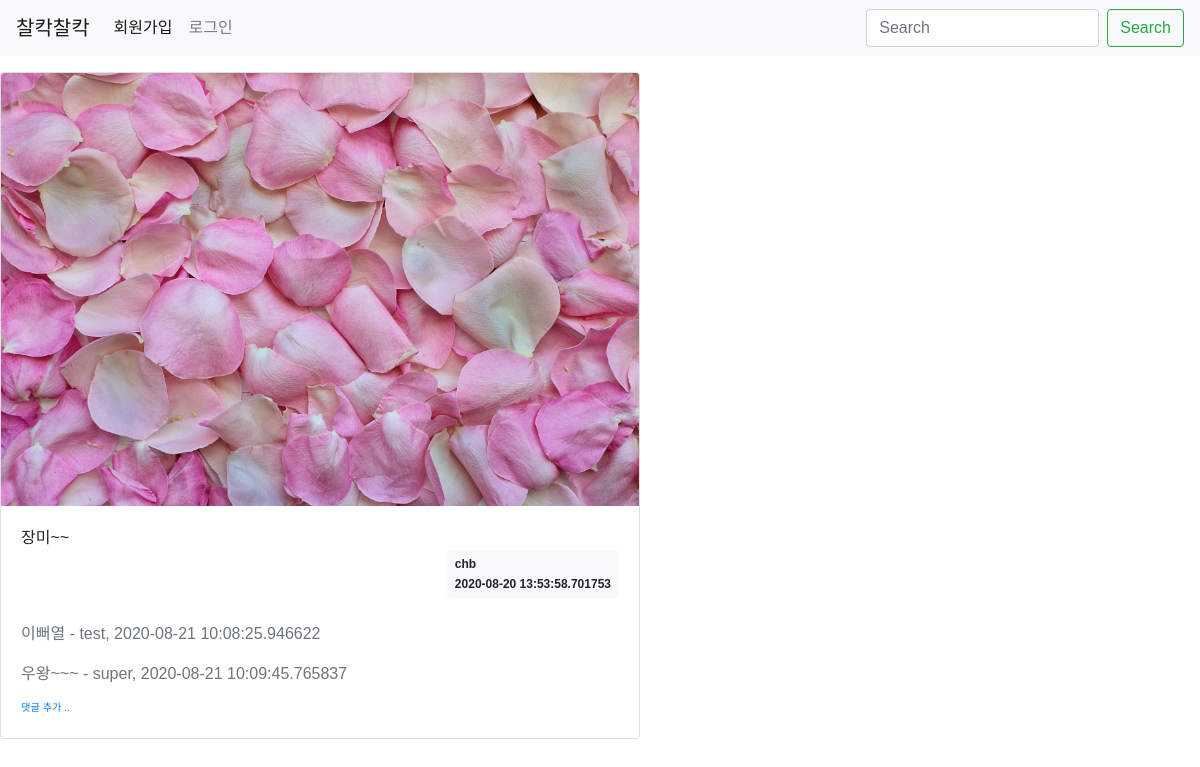
The page /detail/4 on the database its author committed.
### models/Model.py (models this page shows)
class Usercontent(db.Model):
    id = db.Column(db.Integer, primary_key=True)
    username = db.Column(db.Integer, db.ForeignKey('user.username', ondelete='CASCADE'))
    user = db.relationship('User', backref=db.backref('usercontent_set'))
    content = db.Column(db.Text(), nullable=False)
    create_date = db.Column(db.DateTime(), nullable=False)
    modify_date = db.Column(db.DateTime(), nullable=True)
    filename = db.Column(db.String(200), nullable=False)

class Comment(db.Model):
    id = db.Column(db.Integer, primary_key=True)
    user_id = db.Column(db.Integer, db.ForeignKey('user.id',ondelete='CASCADE'),nullable=False)
    user = db.relationship('User', backref=db.backref('comment_set'))
    content = db.Column(db.Text(),nullable=False)
    create_date = db.Column(db.DateTime(), nullable=False)
    modify_date = db.Column(db.DateTime(), nullable=True)
    usercontent_id = db.Column(db.Integer,db.ForeignKey('usercontent.id',ondelete='CASCADE'),nullable=True)
    usercontent = db.relationship('Usercontent',backref=db.backref('comment_set'))

class User(db.Model):
    id = db.Column(db.Integer, primary_key=True)
    username = db.Column(db.String(150), unique=True, nullable=False)
    password = db.Column(db.String(200), nullable=False)
    email = db.Column(db.String(120), unique=True, nullable=False)

### views/main_views.py (the view)
@bp.route('/detail/<int:content_id>')
def detail(content_id):
    content = Usercontent.query.filter_by(id=content_id).first()
    return render_template('client/detail.html', content=content)

### views/auth_views.py (called while the page is built)
@bp.before_app_request
def load_logged_in_user():
    user_id = session.get('user_id')
    if user_id is None:
        g.user = None
    else:
        g.user = User.query.get(user_id)

### templates/client/detail.html (shortened to what this page needs)
{% extends 'base.html' %}
{% block content %}
{% if True %}
<div class="card" style="width: 40rem;">
    <img class="card-img-top" src="{{ url_for('static',filename = 'img/' + content.filename ) }}" alt="Card image cap">
            <div class="card-body">
                <div class="card-text">{{ content.content }}</div>
                <div class="d-flex justify-content-end">
                    <div class="badge badge-light p-2 text-left">
                        <div class="mb-2">{{ content.username }}</div>
                        {% if content.modify_date %}
                            <div>{{ content.modify_date }}</div>
                        {% else %}
                            <div>{{ content.create_date }}</div>
                        {% endif %}
                    </div>
                </div>
            {% if content.comment_set|length > 0 %}
            <div class="mt-3">
            {% for comment in content.comment_set %}
                <div class="comment py-2 text-muted">
                    <span style="white-space: pre-line;">{{ comment.content }}</span>
                    <span>
                        - {{ comment.user.username }},
                        {% if comment.modify_date %}
                            {{ comment.modify_date }}
                        {% else %}
                            {{ comment.create_date }}
                        {% endif %}
                    </span>
                </div>
            {% endfor %}
            </div>
            {% endif %}
            <div>
                <a href="{{ url_for('comment.create_comment', usercontent_id=content.id) }}"
                   class="small"><small>댓글 추가 ..</small></a>
            </div>
        </div>
    </div>
{% endif %}
{% endblock %}

### static/css/style.css (style rules this page uses)
* { box-sizing: border-box; }
html { overflow-y: scroll; }
body { font-family: sans-serif; }
img { max-width: 100%; height: auto; }

### templates/base.html (style rules this page uses)
body { background-repeat:no-repeat; background-size:cover; background-attachment:scroll; background-position:center top; background-color:#FFFFFF; }

### rows shown on the page
Usercontent: filename (picture), content "장미~~", username "chb", create_date "2020-08-20 13:53:58.701753"
Comment: content "이뻐열", user.username "test", create_date "2020-08-21 10:08:25.946622"
Comment: content "우왕~~~", user.username "super", create_date "2020-08-21 10:09:45.765837"
